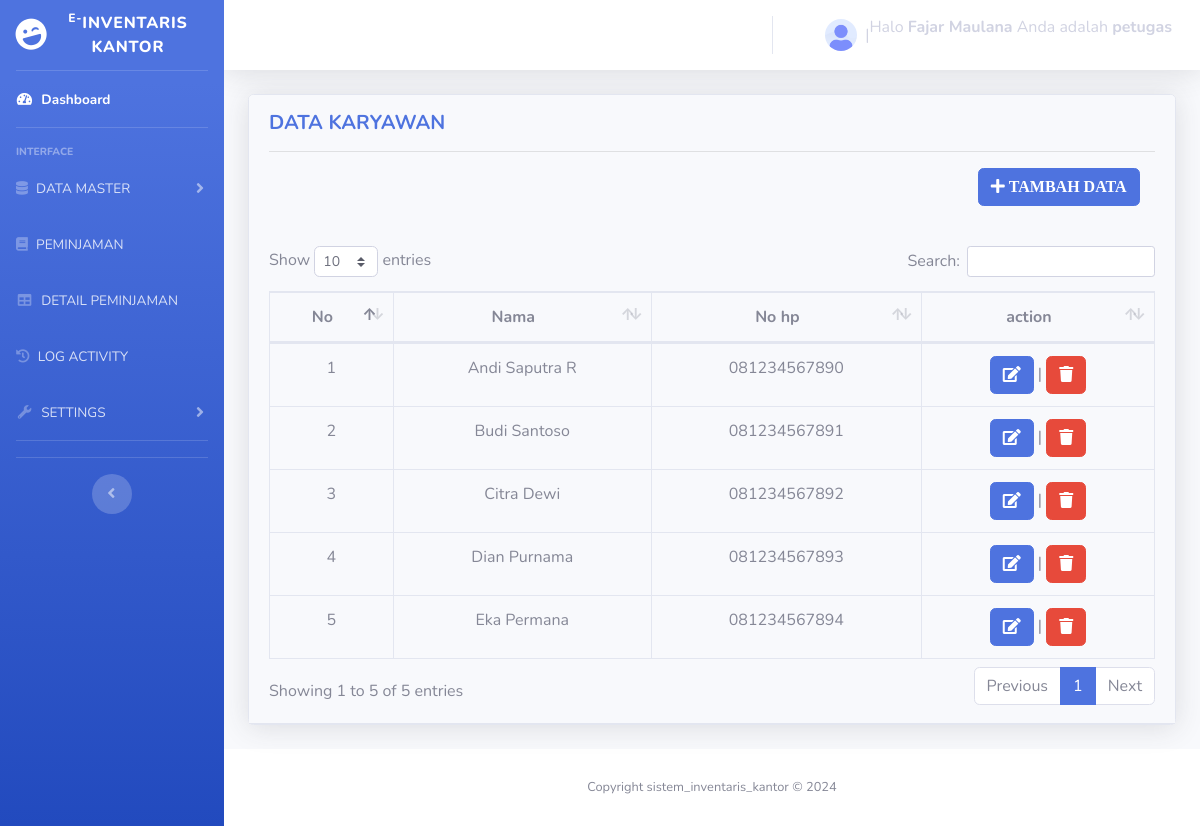
Page /karyawan.php (signed in) on the committed database.
### tables this page shows
CREATE TABLE `karyawan` (
  `id_karyawan` int(11) NOT NULL,
  `nama_karyawan` varchar(100) NOT NULL,
  `nomor_hp` varchar(15) DEFAULT NULL
);

### karyawan.php (the view, shortened to what this page needs)
<?php
include "asset/header.php";
include "asset/sidebar.php";
include "conn.php";
$kywn = "select * from karyawan";
$result = mysqli_query($conn, $kywn);
?>
        <div class="container-fluid">
         <div class="card shadow mb-4 relative">
            <div class="card-header py-3">
              <h5 class="m-0 font-weight-bold text-primary">DATA KARYAWAN</h5>
              <hr>
              <a href="back_end/karyawan/tambah.php" class="btn btn-primary float-end" style="margin-left: 80%;"><i class="fas fa-plus"> TAMBAH DATA</i></a>
            <div class="card-body">
            </div>
              <div class="table-responsive">
                <?php if(mysqli_num_rows($result) > 0) { ?>
                <table class="table table-bordered text-center" id="dataTable" width="100%" cellspacing="0">
                  <thead>
                    <tr>
                      <th>No</th>
                      <th>Nama</th>
                      <th>No hp</th>
                      <th>action</th>
                    </tr>
                  </thead>
                 <tbody>
                  <?php
                  $no =1;
                  while( $row = mysqli_fetch_assoc($result))  { ?>
                   <tr>
                      <td><?php echo $no;  ?> </td>
                      <td><?php echo $row['nama_karyawan']; ?> </td>
                      <td> <?php echo $row['nomor_hp']; ?></td>
                       <td>
                      <a href='back_end/karyawan/edit.php?id="<?php echo  $row['id_karyawan'];  ?>"'  class="btn btn-primary"  onclick="return confirm('Apakah Anda yakin ingin mengedit data ini?');"> <i class="fas fa-edit"></i></a> |
                      <a href='back_end/karyawan/hapus.php?id="<?php echo  $row['id_karyawan'];  ?>"' class="btn btn-danger"  onclick="return confirm('Apakah Anda yakin ingin hapus data ini?');"><i class="fas fa-trash"></i></a>
                      </td>
                    </tr>
                 <?php
                  $no++;
                  }
                 ?>
                </table>
                  <?php
                  }else{
                    echo"tidak ada data ditemukan";
                  }
                  ?>
              </div>
            </div>
          </div>
        </div>
<?php include "asset/footer.php"; ?>

### rows in the picture
karyawan: nama_karyawan "Andi Saputra R", nomor_hp "081234567890"
karyawan: nama_karyawan "Budi Santoso", nomor_hp "081234567891"
karyawan: nama_karyawan "Citra Dewi", nomor_hp "081234567892"
karyawan: nama_karyawan "Dian Purnama", nomor_hp "081234567893"
karyawan: nama_karyawan "Eka Permana", nomor_hp "081234567894"

### other values in the picture
$_SESSION['username'] "Fajar Maulana"
$_SESSION['level'] "petugas"
